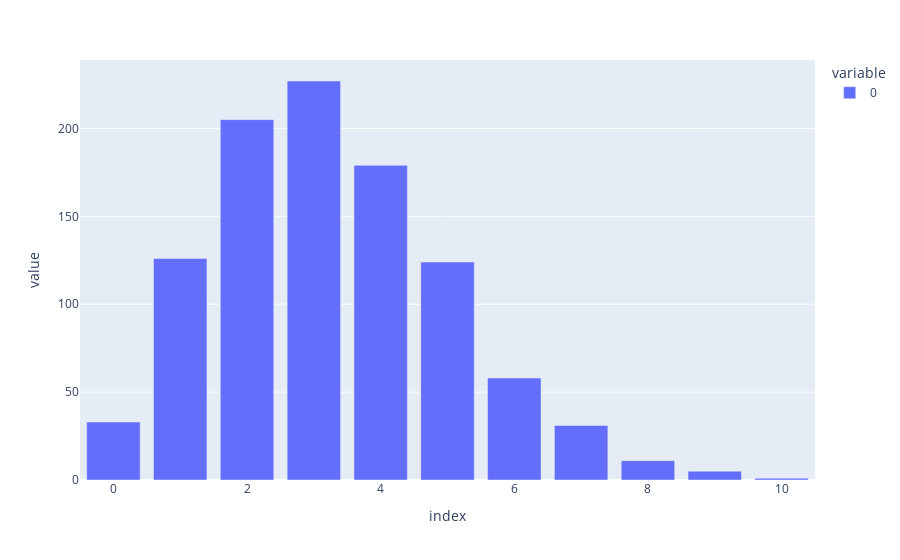

Write notebook code for a chart like this one.
### Code cell
px.bar(pd.Series(preds).value_counts())

### Figure 1 — Plotly figure (JSON) as saved in the notebook; plotly's stock layout.template omitted (floating-point values rounded to 4 significant figures)
{"data": [{"alignmentgroup": "True", "hovertemplate": "variable=0<br>index=%{x}<br>value=%{y}<extra></extra>", "legendgroup": "0", "marker": {"color": "#636efa"}, "name": "0", "offsetgroup": "0", "orientation": "v", "showlegend": true, "textposition": "auto", "type": "bar", "x": [3, 2, 4, 1, 5, 6, 0, 7, 8, 9, 10], "xaxis": "x", "y": [227, 205, 179, 126, 124, 58, 33, 31, 11, 5, 1], "yaxis": "y"}], "layout": {"barmode": "relative", "legend": {"title": {"text": "variable"}, "tracegroupgap": 0}, "margin": {"t": 60}, "xaxis": {"anchor": "y", "domain": [0, 1], "title": {"text": "index"}}, "yaxis": {"anchor": "x", "domain": [0, 1], "title": {"text": "value"}}}}
